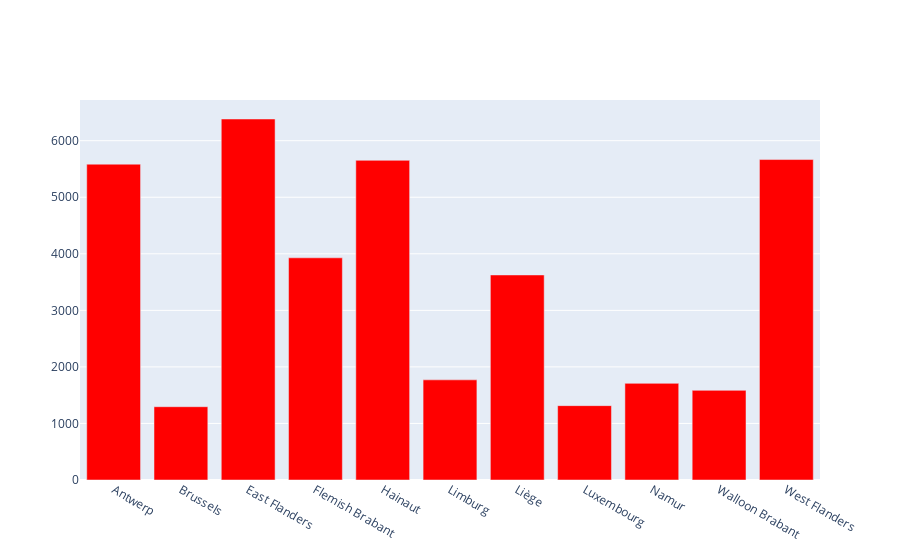

Source (notebook cell):
### Code cell
fig = go.Figure()
fig.add_trace(go.Bar(x=number_of_properties_per_province.index, y=number_of_properties_per_province.values,
                     name='Number of Properties', marker_color='red'))

fig.update_layout(barmode='group')

### Figure 1 — Plotly figure (JSON) as saved in the notebook; plotly's stock layout.template omitted (floating-point values rounded to 4 significant figures)
{"data": [{"marker": {"color": "red"}, "name": "Number of Properties", "type": "bar", "x": ["Antwerp", "Brussels", "East Flanders", "Flemish Brabant", "Hainaut", "Limburg", "Liège", "Luxembourg", "Namur", "Walloon Brabant", "West Flanders"], "y": [5585, 1296, 6384, 3929, 5653, 1771, 3626, 1315, 1709, 1585, 5667]}], "layout": {"barmode": "group"}}
